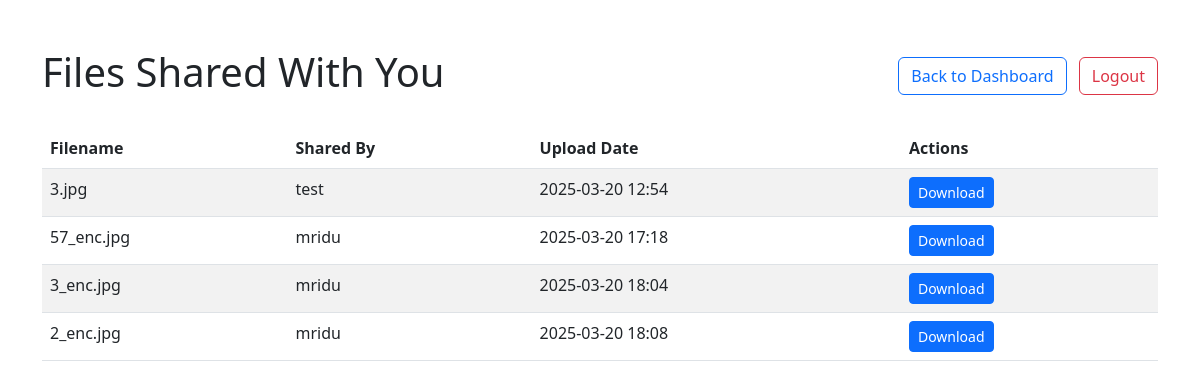
Page /shared_files (signed in) on the committed database.
### Flask_Dscs/models.py (models this page shows, shortened)
class File(db.Model):
    id = db.Column(db.Integer, primary_key=True)
    filename = db.Column(db.String(255), nullable=False)
    file_path = db.Column(db.String(512), nullable=False)
    upload_date = db.Column(db.DateTime, default=datetime.datetime.utcnow)
    user_id = db.Column(db.Integer, db.ForeignKey('user.id'), nullable=False)
    user = db.relationship('User', backref=db.backref('files', lazy=True))

class User(db.Model, UserMixin):  # User inherits from both db.Model and UserMixin
    id = db.Column(db.Integer, primary_key=True)
    username = db.Column(db.String(80), unique=True, nullable=False)
    password_hash = db.Column(db.String(128), nullable=False)
    date_joined = db.Column(db.DateTime, default=datetime.datetime.utcnow)

### Flask_Dscs/app.py (the view)
@app.route('/shared_files')
@login_required
def view_shared_files():
    shared_files = File.query.join(AccessRecord).filter(
        AccessRecord.user_id == current_user.id
    ).all()
    return render_template('shared_files.html', files=shared_files)

### Flask_Dscs/app.py (called while the page is built)
@login_manager.user_loader
def load_user(user_id):
    return User.query.get(int(user_id))

### Flask_Dscs/templates/shared_files.html (shortened to what this page needs)
<!DOCTYPE html>
<html>
<head>
    <link rel="stylesheet" href="https://cdn.jsdelivr.net/npm/bootstrap@5.2.3/dist/css/bootstrap.min.css">
</head>
<body>
    <div class="container mt-5">
        <div class="d-flex justify-content-between align-items-center mb-4">
            <h1>Files Shared With You</h1>
            <div>
                <a href="{{ url_for('dashboard') }}" class="btn btn-outline-primary">Back to Dashboard</a>
                <a href="{{ url_for('logout') }}" class="btn btn-outline-danger ms-2">Logout</a>
            </div>
        </div>
        {% if files %}
            <table class="table table-striped">
                <thead>
                    <tr>
                        <th>Filename</th>
                        <th>Shared By</th>
                        <th>Upload Date</th>
                        <th>Actions</th>
                    </tr>
                </thead>
                <tbody>
                    {% for file in files %}
                    <tr>
                        <td>{{ file.filename }}</td>
                        <td>{{ file.user.username }}</td>
                        <td>{{ file.upload_date.strftime('%Y-%m-%d %H:%M') }}</td>
                        <td>
                            <a href="{{ url_for('download_file', file_id=file.id) }}" class="btn btn-sm btn-primary">Download</a>
                        </td>
                    </tr>
                    {% endfor %}
                </tbody>
            </table>
        {% else %}
            <div class="alert alert-info">
                No files have been shared with you yet.
            </div>
        {% endif %}
    </div>
</body>
</html>

### rows in the picture
File: filename "3.jpg", user.username "test", upload_date "2025-03-20 12:54"
File: filename "57_enc.jpg", user.username "mridu", upload_date "2025-03-20 17:18"
File: filename "3_enc.jpg", user.username "mridu", upload_date "2025-03-20 18:04"
File: filename "2_enc.jpg", user.username "mridu", upload_date "2025-03-20 18:08"
